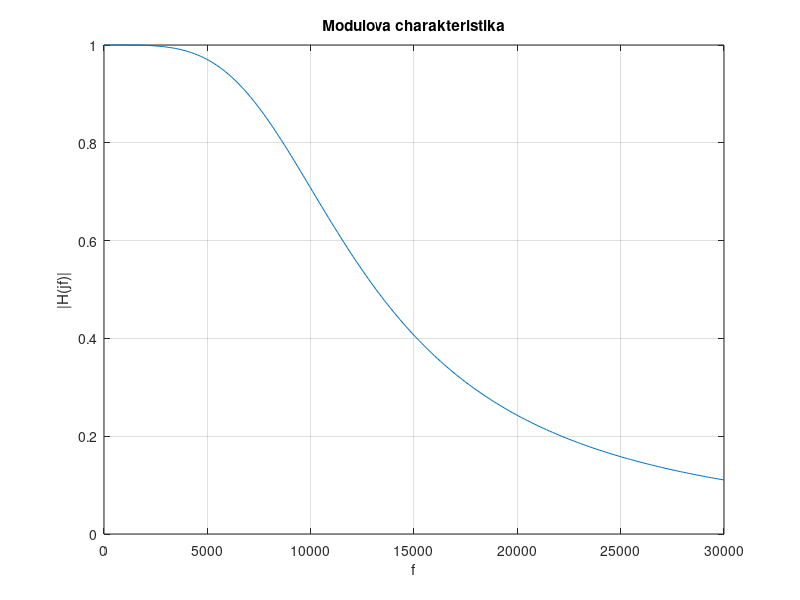

Here is the MATLAB script that generated this plot: (Note: this script raises an error after producing the figure.)
% zdroj :   Linearni obvody a systemy 
%           Jan Bicak  - strana 16
% Vykreslete modulovou, fazovou charku, 
% charakteristiku skupinoveho zpozdeni a 
% impulzni odezvu prenosove fce
%        Q(p)           3.9506e+9
% H(p) = ---- = ----------------------------
%        N(p)   p^2 + 8.8889e+4p + 3.9506e+9
% ------------------------------------------
Q = 3.9506e+009;
N = [1, 8.8889e+004, 3.9506e+009];
f = linspace(0, 3e4, 200);
w = 2*pi*f;
% kmplx. frek. odezva z analog. prenos. fce
H = freqs(Q, N, w);
figure(1)
plot(f, abs(H)); grid; 
xlabel f
ylabel '|H(jf)|'
title 'Modulova charakteristika'
figure(2)
plot(f, phase(H)); grid
xlabel f; ylabel 'arg H(jf)';
title 'Fazova charakteristika'
% diff(X) - diference prvku vektoru 
% [X(2)-X(1) X(3)-X(2) ... X(n)-X(n-1)]
% aproximace derivace 
t = diff(-phase(H))./diff(w); 
figure(3)
plot(f(1:199), t); grid
xlabel f; ylabel '\tau(f)';
title 'Skupinove zpozdeni'
% vekt. vyjadreni prevede na symb. vyjadreni
P = poly2sym(Q)/poly2sym(N)
% inverzni Laplaceova transformace
ih = ilaplace(P)
% konverze racionalniho na desetinne cislo
vpa(ih,5)
figure(4)
t = linspace(0, 3e-4, 200);
plot(t, subs(ih)); grid
xlabel f; ylabel 'h(t)';
title 'Impulzni odezva'